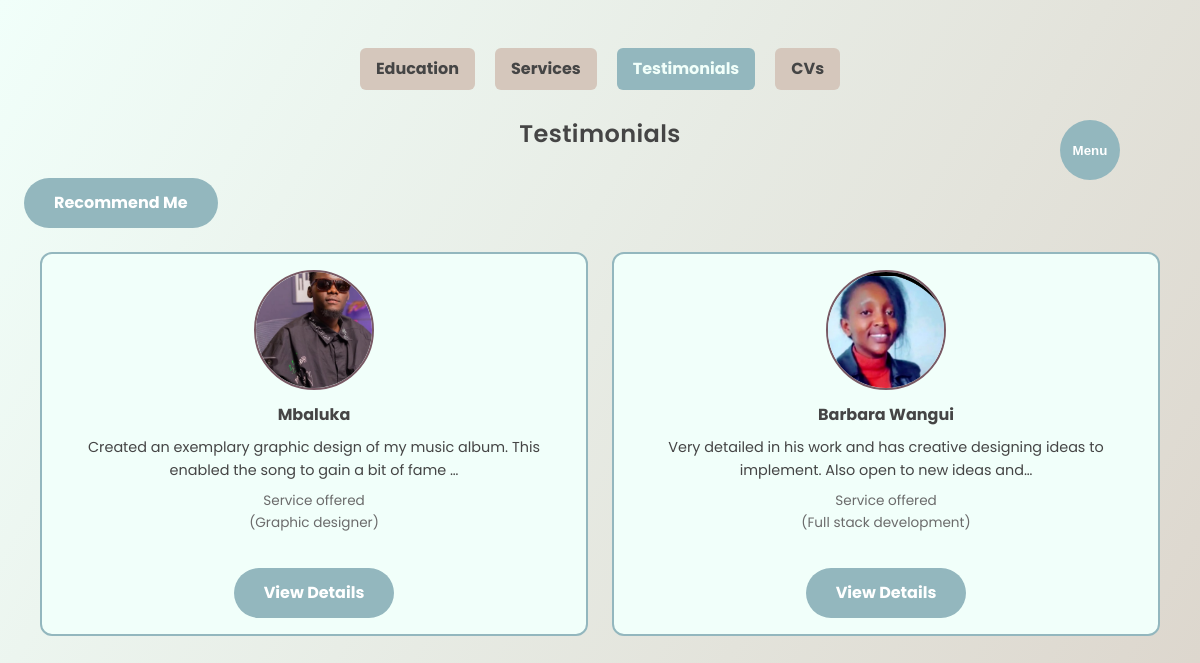
/about/testimonials/, run on the app's committed database.
### about/models.py (models this page shows, shortened)
class Testimonial(models.Model):
    client_name = models.CharField(max_length=200)
    client_photo = models.ImageField(
        upload_to='testimonials/',
        null=True,
        blank=True
    )
    content = models.TextField()
    service = models.ForeignKey(
        Service,
        on_delete=models.SET_NULL,
        null=True,
        blank=True
    )
    contact_info = models.IntegerField(null=True, blank=True)
    email = models.EmailField(null=True, blank=True)
    created_at = models.DateField(auto_now_add=True)
    is_visible = models.BooleanField(default=True)
    class Meta:
        ordering = ['-created_at']

class Service(models.Model):
    title = models.CharField(max_length=200)
    description = models.TextField()
    location = models.CharField(max_length=200, blank=True)
    is_active = models.BooleanField(default=True)
    class Meta:
        ordering = ['title']

### about/views.py (the view)
# urls.py: path('testimonials/', views.about_testimonials, name='about_testimonials'),
def about_testimonials(request):
    testimonials = Testimonial.objects.all()
    return render(request, 'about/about.html', {
        'section': 'testimonials',
        'testimonials': testimonials
    })

### about/templates/about/about.html (shortened to what this page needs)
{% extends "start.html" %}
{% block content %}
 <div class="skill-list-container">
<div class="about-navbar">
  <a href="{% url 'about' %}" class="{% if section == 'education' %}active{% endif %}">Education</a>
  <a href="{% url 'about_services' %}" class="{% if section == 'services' %}active{% endif %}">Services</a>
  <a href="{% url 'about_testimonials' %}" class="{% if section == 'testimonials' %}active{% endif %}">Testimonials</a>
   <a href="{% url 'cv_list' %}" class="{% if section == 'cvs' %}active{% endif %}">CVs</a>
</div>
<div class="about-content">
  {% if section == 'education' %}
    <h2 style="text-align: center;">Education Background</h2>
    {% for edu in education_list %}
      <div class="about-block">
        <h3>{{ edu.course }}</h3>
        <p>{{ edu.institution }}</p>
        <span>{{ edu.start_year }} – {{ edu.end_year|default:"Present" }}</span>
        <p>{{ edu.description }}</p>
      </div>
    {% empty %}
      <p>No education records available.</p>
    {% endfor %}
 {% elif section == 'testimonials' %}
<h2 style="text-align: center;">Testimonials</h2>
<a href="{%url 'testimonial_create'  %}" class="btn" >Recommend Me</a>
<div class="testimonial-container">
  {% for testimonial in testimonials %}
    <div class="testimonial">
      {% if testimonial.client_photo %}
        <img src="{{ testimonial.client_photo.url }}" alt="{{ testimonial.client_name }}">
      {% endif %}
      <strong>{{ testimonial.client_name }}</strong>
      <p>{{ testimonial.content|truncatechars:100|safe }}</p>
      <span>
        {% if testimonial.service %}
          Service offered<br>({{ testimonial.service.title }})
        {% endif %}
      </span>
      <a href="{%url 'testimonial_detail' testimonial.id %}" class="btn">View Details</a>
    </div>
  {% empty %}
    <p>No testimonials yet.</p>
  {% endfor %}
</div>
{% endif %}
</div>
</div>
{% endblock %}

### static/css/styles.css (style rules this page uses)
:root { --accent-primary: #93B7BE; --accent-secondary: #785964; --bg-main: #F1FFFA; --card-bg: #D5C7BC; --text-main: #454545; --text-muted: #6b6b6b; --btn-hover: #785964; }
* { margin: 0; padding: 0; box-sizing: border-box; }
html { scroll-behavior: smooth; }
body { font-family: 'Poppins', system-ui, -apple-system, BlinkMacSystemFont, sans-serif; background-color: var(--bg-main); color: var(--text-main); line-height: 1.6; font-weight: 400; }
body::before { content: ""; position: fixed; inset: 0; z-index: -1; background: linear-gradient( 120deg, var(--bg-main), var(--card-bg), var(--accent-primary), var(--bg-main) ); background-size: 400% 400%; animation: globalGradient 30s ease infinite; }
h1, h2, h3, h4 { font-weight: 600; letter-spacing: 0.4px; }
.btn { display: inline-block; margin-top: 25px; padding: 12px 30px; border-radius: 30px; background: var(--accent-primary); color: #fff; font-weight: bold; text-decoration: none; transition: all 0.3s ease; }
.about-navbar { display: flex; gap: 20px; justify-content: center; margin-bottom: 25px; }
.about-navbar a { padding: 8px 16px; border-radius: 6px; text-decoration: none; font-weight: bold; color: var(--text-main); background: var(--card-bg); transition: background 0.3s, color 0.3s; }
.about-navbar a.active, .about-navbar a:hover { background: var(--accent-primary); color: var(--bg-main); }
.testimonial-container { display: grid; grid-template-columns: repeat(auto-fit, minmax(260px, 1fr)); gap: 1.5rem; margin: 1.5rem 0; padding: 0 1rem; width: 100%; }
.testimonial { background: var(--bg-main); border: 2px solid var(--accent-primary); border-radius: 12px; padding: 1rem; display: flex; flex-direction: column; align-items: center; text-align: center; }
.testimonial img { width: 120px; height: 120px; object-fit: cover; border-radius: 50%; border: 2px solid var(--accent-secondary); margin-bottom: 0.8rem; }
.testimonial p { margin: 8px 0; color: var(--text-main); font-size: 0.9rem; }
.testimonial span { font-size: 0.85rem; color: var(--text-muted); margin-bottom: 0.6rem; }
.skill-list-container { padding: 3rem 1.5rem; max-width: 1200px; margin: auto; }

### data on the page
Testimonial: client_photo (picture), client_name "Mbaluka", content "Created an exemplary graphic design of my music album. This enabled the song to gain a bit of fame …", service "Graphic designer"
Testimonial: client_photo (picture), client_name "Barbara Wangui", content "Very detailed in his work and has creative designing ideas to implement. Also open to new ideas and…", service "Full stack development"
